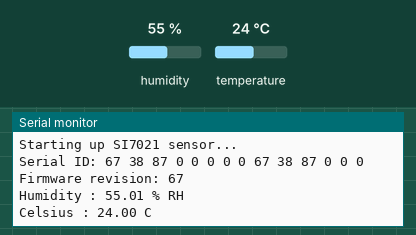
The sketch below on a simulated ESP32. Parts: the last lines printed to the serial monitor. Wiring (inferred from the names in the program): HTU21/Si7021 sensor at I2C address 0x40. Inputs (shaded band) come from the test bench; at power-on: humidity 55 %, temperature 24 °C.

Above: at 2.3 s.
2.4 s: humidity set to 22 %
At 3.4 s:
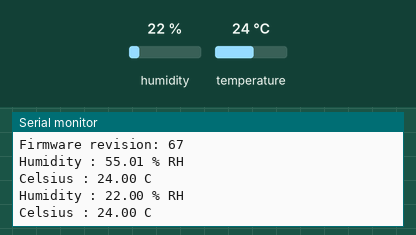
3.9 s: temperature set to 12 °C
At 5.3 s:
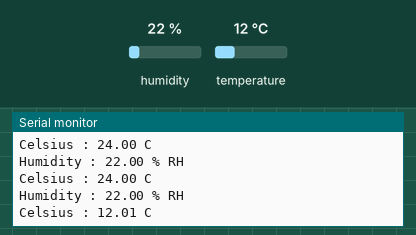
5.4 s: humidity set to 40 %
At 7.1 s:
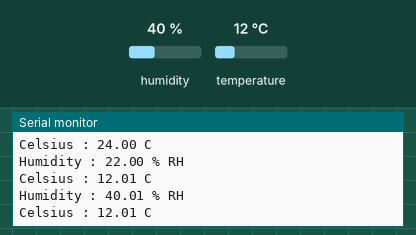
Timing chart, 0 to 8.6 s (numbered marks = the images above; inputs shaded):
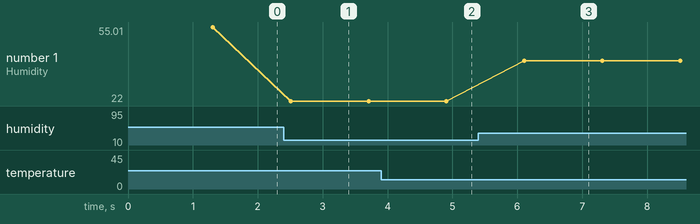

Measured:
- after the input at 2.4 s, the serial monitor: prints a new line after 0.11 s (image 1)
- after the input at 3.9 s, the serial monitor: prints a new line after 1.0 s (image 2)
- after the input at 5.4 s, the serial monitor: prints a new line after 0.71 s (image 3)
- plotted number 1: 55.01 → 22 after the input at 2.4 s, 22 → 40.01 after the input at 5.4 s

The sketch:

esp32-si7021-hum-temp.ino
```cpp
#include <Wire.h>

#define si7021 0x40

bool WireEnd() {
  unsigned char err;
  err = Wire.endTransmission();
  if( err ) {
    Serial.print("Error: ");
    Serial.println(err);
  }
  return err;
}

void setup() {
  bool err;
  unsigned int data;
  Serial.begin(115200);
  delay(1000);
  Wire.begin();

  // Reset chip
  Serial.println("Starting up SI7021 sensor...");
  Wire.beginTransmission(si7021);
    Wire.write(0xFE);
  WireEnd();
  delay(100);

  // Get serial
  Serial.print("Serial ID: ");
  Wire.beginTransmission(si7021);
    Wire.write(0xFA);
    Wire.write(0x0F);
  err = WireEnd();
  if( !err ) {
    Wire.requestFrom(si7021, 8);
    while(Wire.available()) {
      data = Wire.read();
      Serial.print(data,HEX);
      Serial.print(" ");
    }
    Wire.beginTransmission(si7021);
      Wire.write(0xFC);
      Wire.write(0xC9);
    err = WireEnd();
    if( !err ) {
      Wire.requestFrom(si7021, 6);
      while(Wire.available()) {
        data = Wire.read();
        Serial.print(data,HEX);
        Serial.print(" ");
      }
    }
    Serial.println();
  }

  // Get Firmware revision
  Serial.print("Firmware revision: ");
  Wire.beginTransmission(si7021);
    Wire.write(0x84);
    Wire.write(0xB8);
  err = WireEnd();
  if( !err ) {
    Wire.requestFrom(si7021, 1);
    if(Wire.available() == 1)
    {
      data = Wire.read();
      Serial.print(data, HEX);
      Serial.println();
    } else {
      Serial.println("Error reading from chip");
    }
  }
}

void loop() {
  unsigned int data[2];

  // Humidity measurement
  Wire.beginTransmission(si7021);
    Wire.write(0xF5);
  WireEnd();
  delay(100);
  Wire.requestFrom(si7021, 2);
  if(Wire.available() == 2)
  {
    data[0] = Wire.read();
    data[1] = Wire.read();
  }
  unsigned int temp = ((data[0] << 8) + data[1]);
  float humidity = ((125.0 * temp) / 65536.0) - 6;

  // Temperature measurement
  Wire.beginTransmission(si7021);
    Wire.write(0xF3);
  WireEnd();
  delay(100);
  Wire.requestFrom(si7021, 2);
  if(Wire.available() == 2)
  {
    data[0] = Wire.read();
    data[1] = Wire.read();
  }
  temp  = ((data[0] << 8) + data[1]);
  float celsTemp = ((175.72 * temp) / 65536.0) - 46.85;

  Serial.print("Humidity : ");
  Serial.print(humidity);
  Serial.println(" % RH");
  Serial.print("Celsius : ");
  Serial.print(celsTemp);
  Serial.println(" C");
  delay(1000);
}
```
